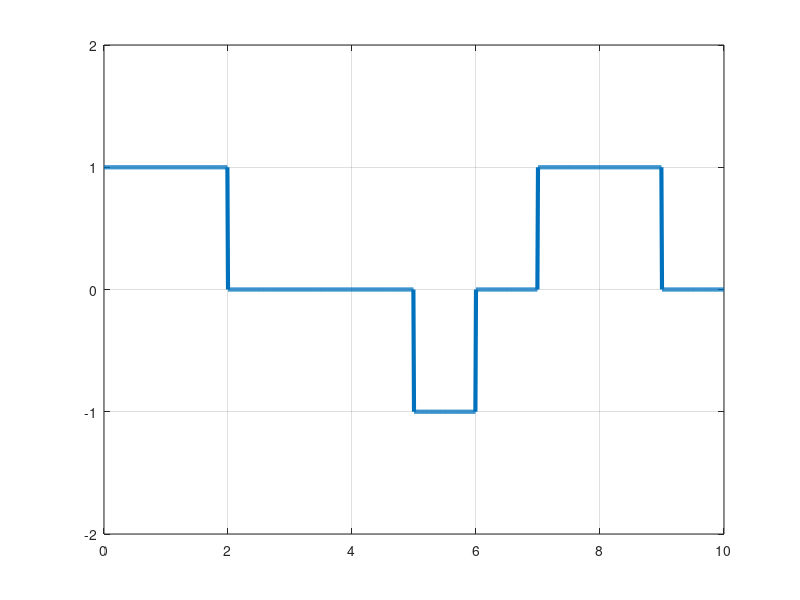

Write the MATLAB code that produced this figure.
clc;clear;bits = [1,0,1,0,0,1,1,1,0,1];%bits = input("INPUT BITS: ");T = length(bits);n = 100;N = n*T;t = 0:T/N:T;x = zeros(1,length(t));cnt=0u=-1;for i=1:T  if bits(i)==1    cnt++;  end  if mod(cnt,2)==0    val=0;  else    if bits(i)==1      u=u*-1;    end    val=u;  end  x((i-1)*n+1:i*n) = val;endplot(t,x,'LineWidth',3);axis([0,T,-2,2]);grid on;ans_bits(1)=1;j=2%Demodulationfor i=101:length(x)-1  if mod(i-1,n)==0    if x(i)==x(i-1)        ans_bits(j) = 0;    else        ans_bits(j) = 1;    end    j = j+1;  endenddisp('Demodulation : ')disp(ans_bits)